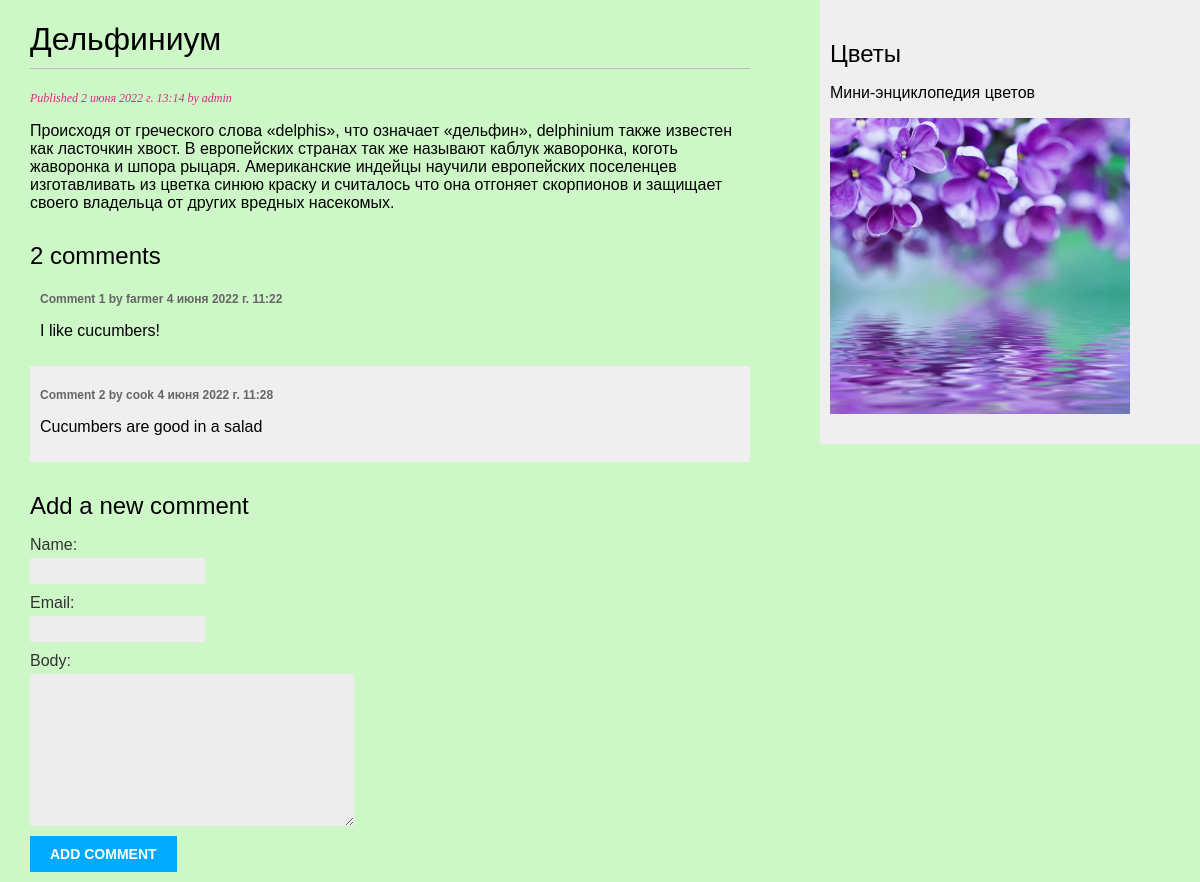
The app's page /blog/2/ with its own data.
### blog/models.py (models this page shows, shortened)
class Post(models.Model):
    class Status(models.TextChoices):
        DRAFT = 'DF', 'Draft'
        PUBLISHED = 'PB', 'Published'
    title = models.CharField(max_length=250)
    slug = models.SlugField(max_length=250)
    author = models.ForeignKey(User,
                               on_delete=models.CASCADE,
                               related_name='blog_posts')
    body = models.TextField()
    publish = models.DateTimeField(default=timezone.now)
    created = models.DateTimeField(auto_now_add=True)
    updated = models.DateTimeField(auto_now=True)
    status = models.CharField(max_length=2,
                              choices=Status.choices,
                              default=Status.DRAFT)
    objects = models.Manager() # The default manager.
    published = PublishedManager() # Our custom manager.
    class Meta:
        ordering = ['-publish']
        indexes = [
            models.Index(fields=['-publish']),
        ]

class Comment(models.Model):
     post = models.ForeignKey(Post, on_delete=models.CASCADE, related_name='comments')
     name = models.CharField(max_length=80)
     email = models.EmailField()
     body = models.TextField()
     created = models.DateTimeField(auto_now_add=True)
     updated = models.DateTimeField(auto_now=True)
     active = models.BooleanField(default=True)
     class Meta:
         ordering = ['created']
         indexes = [
         models.Index(fields=['created']),
         ]

### blog/views.py (the view)
# urls.py: path('<int:id>/', views.post_detail, name='post_detail'),
def post_detail(request, id):
     post = get_object_or_404(Post, id=id, status=Post.Status.PUBLISHED)
     comments = post.comments.filter(active=True)
     form = CommentForm()
     return render(request, 'blog/post/detail.html', {'post': post, 'comments': comments,
    'form': form})

### blog/forms.py
class CommentForm(forms.ModelForm):
    class Meta:
        model = Comment
        fields = ['name', 'email', 'body']

### blog/templates/blog/post/detail.html (shortened to what this page needs)
{% extends "blog/base.html" %}
{% block content %}
  <h1>{{ post.title }}</h1>
  <p class="date">
    Published {{ post.publish }} by {{ post.author }}
  </p>
  {{ post.body|linebreaks }}
{% with comments.count as total_comments %}
	<h2>{{ total_comments }} comment{{ total_comments|pluralize }}</h2>
{% endwith %}
{% for comment in comments %}
	<div class="comment">
		<p class="info">
			Comment {{ forloop.counter }} by {{ comment.name }}
			{{ comment.created }}
		</p>
		{{ comment.body|linebreaks }}
	</div>
{% empty %}
	<p>There are no comments yet.</p>
{% endfor %}
<h2>Add a new comment</h2>
	<form action="{% url "blog:post_comment" post.id %}" method="post">
		{{ form.as_p }}
	<p><input type="submit" value="Add comment"></p>
	</form>
{% endblock %}

### blog/static/css/blog.css (style rules this page uses)
body { margin:0; padding:0; font-family:helvetica, sans-serif; background-color:#6ce85954 }
h1 { font-weight:normal; border-bottom:1px solid #bbb; padding:0 0 10px 0; }
h2 { font-weight:normal; margin:30px 0 0; }
p.date { color:#dc287f; font-family: georgia, serif; font-size: 12px; font-style: italic; }
label { float:left; clear:both; color:#333; margin-bottom:4px; }
input, textarea { clear:both; float:left; margin:0 0 10px; background:#ededed; border:0; padding:6px 10px; font-size:12px; }
input[type=submit] { font-weight:bold; background:#00abff; color:#fff; padding:10px 20px; font-size:14px; text-transform:uppercase; }
.comment { padding:10px; }
.comment:nth-child(even) { background:#efefef; }
.comment .info { font-weight:bold; font-size:12px; color:#666; }

### records on screen
Post: title "Дельфиниум", publish "2 июня 2022 г. 13:14", author "admin", body "Происходя от греческого слова «delphis», что означает «дельфин», delphinium также известен как ласточкин хвост. В европейских странах так же называют каблук жаворонка, коготь жаворонка и шпора рыцаря. Американские индейцы научили европейских поселенцев изготавливать из цветка синюю краску и считалось что она отгоняет скорпионов и защищает своего владельца от других вредных насекомых."
Comment: name "farmer", created "4 июня 2022 г. 11:22", body "I like cucumbers!"
Comment: name "cook", created "4 июня 2022 г. 11:28", body "Cucumbers are good in a salad"

### other values on screen
{{ total_comments }} "2"
